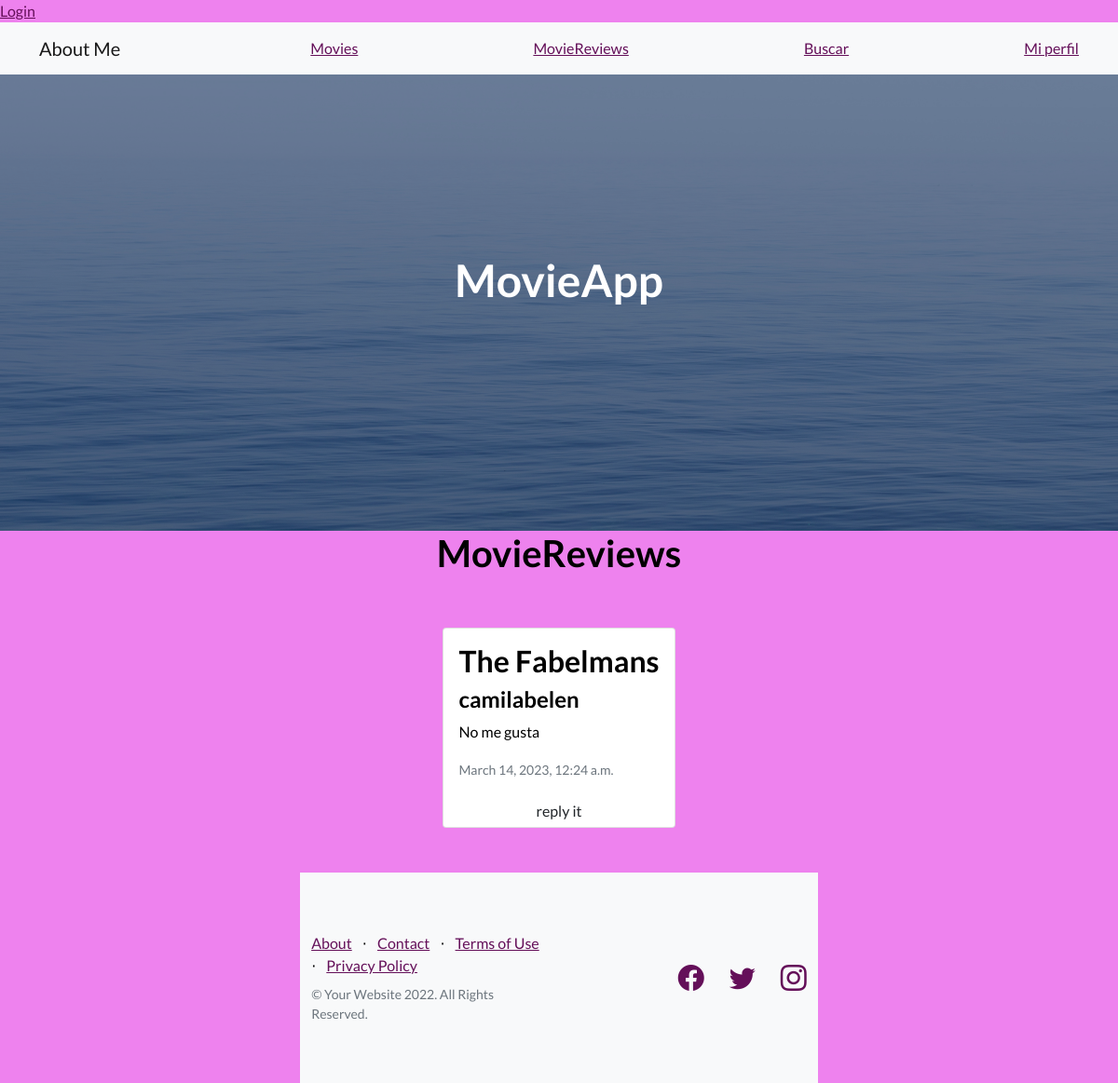
Page /all_reviews/ on the committed database.
### AppCoder/models.py (models this page shows)
class Review(models.Model):
    title =  models.CharField(max_length=40)
    text = models.CharField(max_length=500)
    user =models.ForeignKey(UserAuth,on_delete=models.CASCADE)
    date = models.DateTimeField(auto_now_add=True)

### AppCoder/views.py (the view)
# urls.py: path('all_reviews/', views.all_reviews ,name ='all_reviews'),
def all_reviews(request):
    all_reviews = Review.objects.all()
    context = {'all_reviews': all_reviews, }
    return render(request, 'reviews.html', context)

### AppCoder/templates/reviews.html (shortened to what this page needs)
{% extends 'index.html' %} {% block title %}<title>Ultimas Reviews</title> {%endblock%}
{%block main_content %}
<div class="d-flex flex-column align-items-center">
  <h1 class="title">MovieReviews</h1>
  {% if all_reviews %} {% for review in all_reviews %}
  <div class="card my-card" style="margin: 3rem 0">
    <div class="card-body">
      <h2 class="card-title">{{review.title}}</h2>
      <h4 class="card-title">{{review.user}}</h4>
      <p class="card-text">{{review.text}}</p>
      <p class="card-text">
        <small class="text-muted">{{review.date}}</small>
      </p>
    </div>
    <a href="{% url 'detail_reviews' review.id %}" class="btn btn-post py-1"
    >reply it</a
    >
  </div>
  {% endfor %} {% else %}
  <span style="color: red"> No se encontraron MovieReviews</span>
  {% endif %} {% endblock %}

### rows in the picture
Review: title "The Fabelmans", user "camilabelen", text "No me gusta", date "March 14, 2023, 12:24 a.m."
